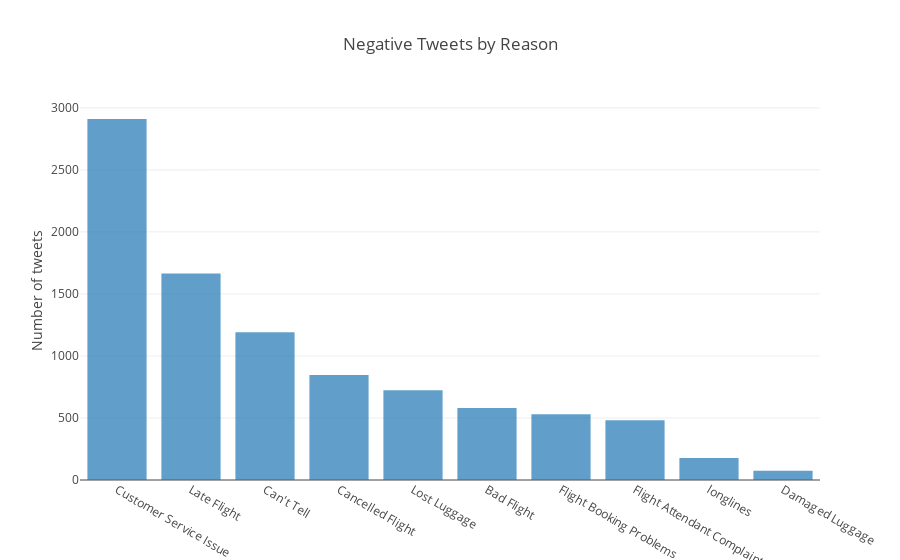

Source (notebook cell):
### Code cell
# Plots the complaint reasons, and their frequency
# (It might be nice to somehow show how common each reason is for each airline)

# The input is the number of negative tweets by reason
data = [go.Bar(
    x = tweets.negativereason.value_counts().index,
    y = tweets.negativereason.value_counts(),
    opacity = 0.7
)]

# Create the layout
layout = go.Layout(
    title = 'Negative Tweets by Reason',
    yaxis = dict(title='Number of tweets')
)

fig = go.Figure(data = data, layout = layout)
py.offline.iplot(fig, filename='cufflinks/simple')

### Figure 1 — Plotly figure (JSON) as saved in the notebook; plotly's stock layout.template omitted (floating-point values rounded to 4 significant figures)
{"data": [{"opacity": 0.7, "type": "bar", "uid": "dc3eee1d-998b-4c41-872f-ead8252fff19", "x": ["Customer Service Issue", "Late Flight", "Can't Tell", "Cancelled Flight", "Lost Luggage", "Bad Flight", "Flight Booking Problems", "Flight Attendant Complaints", "longlines", "Damaged Luggage"], "y": [2910, 1665, 1190, 847, 724, 580, 529, 481, 178, 74]}], "layout": {"title": "Negative Tweets by Reason", "yaxis": {"title": "Number of tweets"}}}
